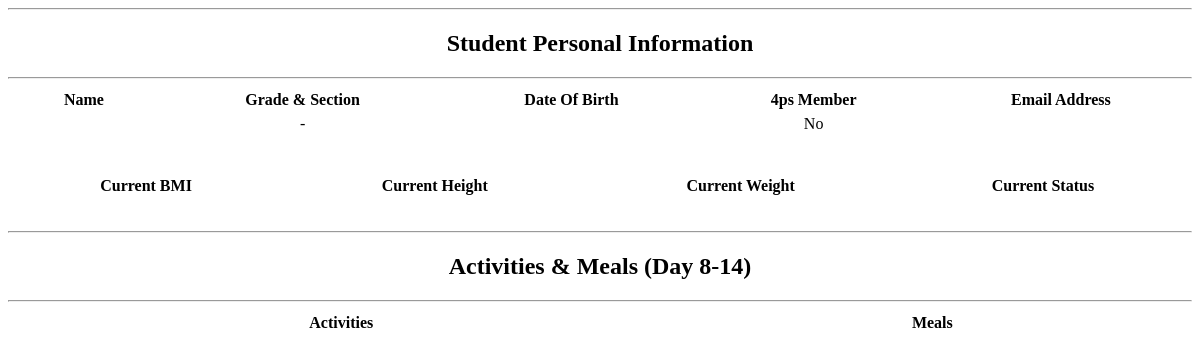
/student-record2.php?id=Cameron (signed in), run on an earlier commit of the app's database.
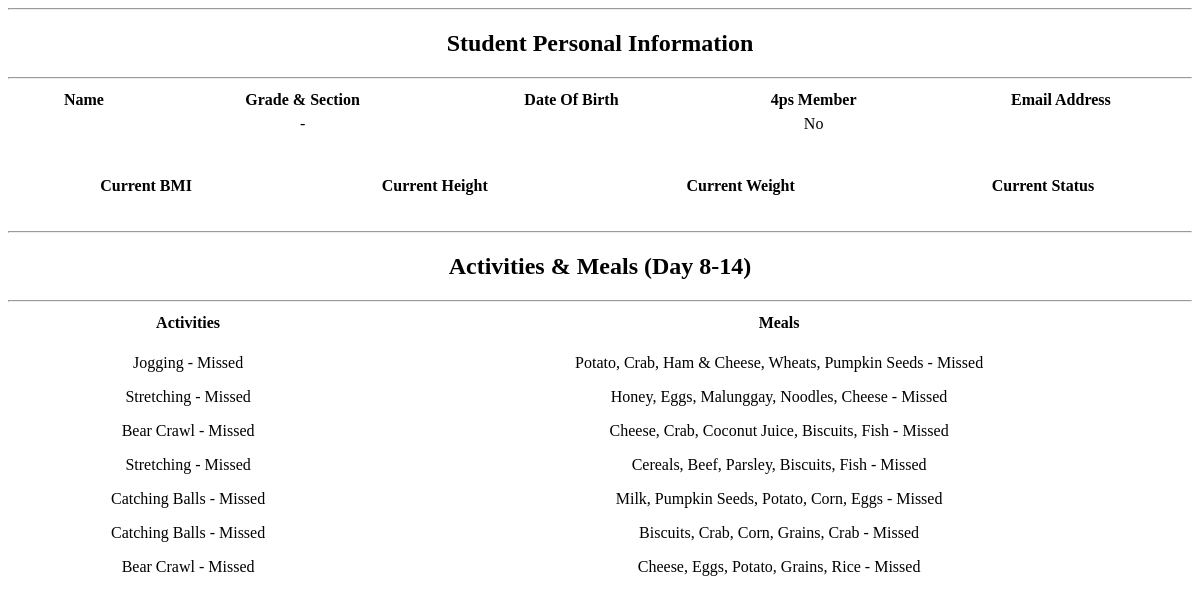
And on a later commit of the database.
### tables this page shows
CREATE TABLE `program_records` (
  `id` int(11) NOT NULL,
  `student_id` varchar(20) NOT NULL,
  `date_started` date NOT NULL,
  `foods` varchar(255) NOT NULL,
  `exercises` varchar(255) NOT NULL,
  `day` varchar(50) NOT NULL,
  `food_acknowledge` int(11) NOT NULL,
  `exercise_acknowledge` int(11) NOT NULL,
  `ended_day` date NOT NULL,
  `date_time_created` datetime NOT NULL,
  `date_time_updated` datetime NOT NULL
);

### student-record2.php (the view, shortened to what this page needs)
<?php $id = $_GET['id']?>
<!DOCTYPE html>
<html lang="en">
<head>
</head>
<body>
    <hr>
    <span style="text-align: center;">
        <h2>Student Personal Information</h2>
    </span>
    <hr>
    <table>
        <thead>
            <tr>
                <th>Name</th>
                <th>Grade & Section</th>
                <th>Date Of Birth</th>
                <th>4ps Member</th>
                <th>Email Address</th>
            </tr>
        </thead>
        <tbody>
            <tr>
                <td><?= $rows['student_first_name'] .' '. $rows['student_middle_name'] .' '. $rows['student_last_name'] ?></td>
                <td><?= $rows['student_grade'] .'-'. $rows['student_section'] ?></td>
                <td><?= $rows['student_date_of_birth']?></td>
                <td><?php if($rows['student_four_ps'] == 0){
                    echo 'No';
                } else {
                    echo 'Yes';
                }
                ?></td>
                <td><?= $rows['user_email']?></td>
            </tr>
        </tbody>
    </table>
    <br>
    <br>
    <table>
        <thead>
        <tr>
            <th>Current BMI</th>
            <th>Current Height</th>
            <th>Current Weight</th>
            <th>Current Status</th>
        </tr>
        </thead>
        <tbody>
        <tr>
            <td><?= $rows['health_infos_bmi']?></td>
            <td><?= $rows['health_infos_height']?></td>
            <td><?= $rows['health_infos_weight']?></td>
            <td><?= $rows['health_infos_status']?></td>
        </tr>
        </tbody>
    </table>
    <br>
    <hr>
    <span style="text-align: center;">
        <h2>Activities & Meals (Day 8-14)</h2>
    </span>
    <hr>
    <table>
        <tr>
            <th>Activities</th>
            <th>Meals</th>
        </tr>
        <td>
     <?php
     $sql_daily_activities = "SELECT exercises,exercise_acknowledge, id FROM program_records WHERE student_id = '$id' LIMIT 8, 7";
     $run_daily_activities = mysqli_query($conn,$sql_daily_activities);
     if(mysqli_num_rows($run_daily_activities) > 0){
        foreach ($run_daily_activities as $row2){
            ?>
        <p><?= $row2['exercises'] ?> -
        <?php
            if($row2['exercise_acknowledge'] == 0){
                 echo 'Missed';
            }else{
                echo 'Done';
            }
            ?>
        </p>
    <?php
        }
    }
    ?>
    </td>
    <td>
    <?php
    $sql_program_records = "SELECT * FROM program_records WHERE student_id = '$id' LIMIT 8,7";
    $run_program_records = mysqli_query($conn,$sql_program_records);
    if (mysqli_num_rows($run_program_records) > 0) {
        foreach ($run_program_records as $row3) {
            ?>
            <p><?= $row3['foods'] ?> -
            <?php
            if($row3['food_acknowledge'] == 0){
                 echo 'Missed';
            }else{
                echo 'Done';
            }
            ?>
        </p>
    <?php
        }
    }
    ?>
    </td>
    </table>
</body>
</html>

What changed in the data, as far as the page shows it:
added program_records: exercises "Jogging", exercise_acknowledge "Missed", foods "Potato, Crab, Ham & Cheese, Wheats, Pumpkin Seeds", food_acknowledge "Missed"
added program_records: exercises "Stretching", exercise_acknowledge "Missed", foods "Honey, Eggs, Malunggay, Noodles, Cheese", food_acknowledge "Missed"
added program_records: exercises "Bear Crawl", exercise_acknowledge "Missed", foods "Cheese, Crab, Coconut Juice, Biscuits, Fish", food_acknowledge "Missed"
added program_records: exercises "Stretching", exercise_acknowledge "Missed", foods "Cereals, Beef, Parsley, Biscuits, Fish", food_acknowledge "Missed"
added program_records: exercises "Catching Balls", exercise_acknowledge "Missed", foods "Milk, Pumpkin Seeds, Potato, Corn, Eggs", food_acknowledge "Missed"
added program_records: exercises "Catching Balls", exercise_acknowledge "Missed", foods "Biscuits, Crab, Corn, Grains, Crab", food_acknowledge "Missed"
added program_records: exercises "Bear Crawl", exercise_acknowledge "Missed", foods "Cheese, Eggs, Potato, Grains, Rice", food_acknowledge "Missed"
